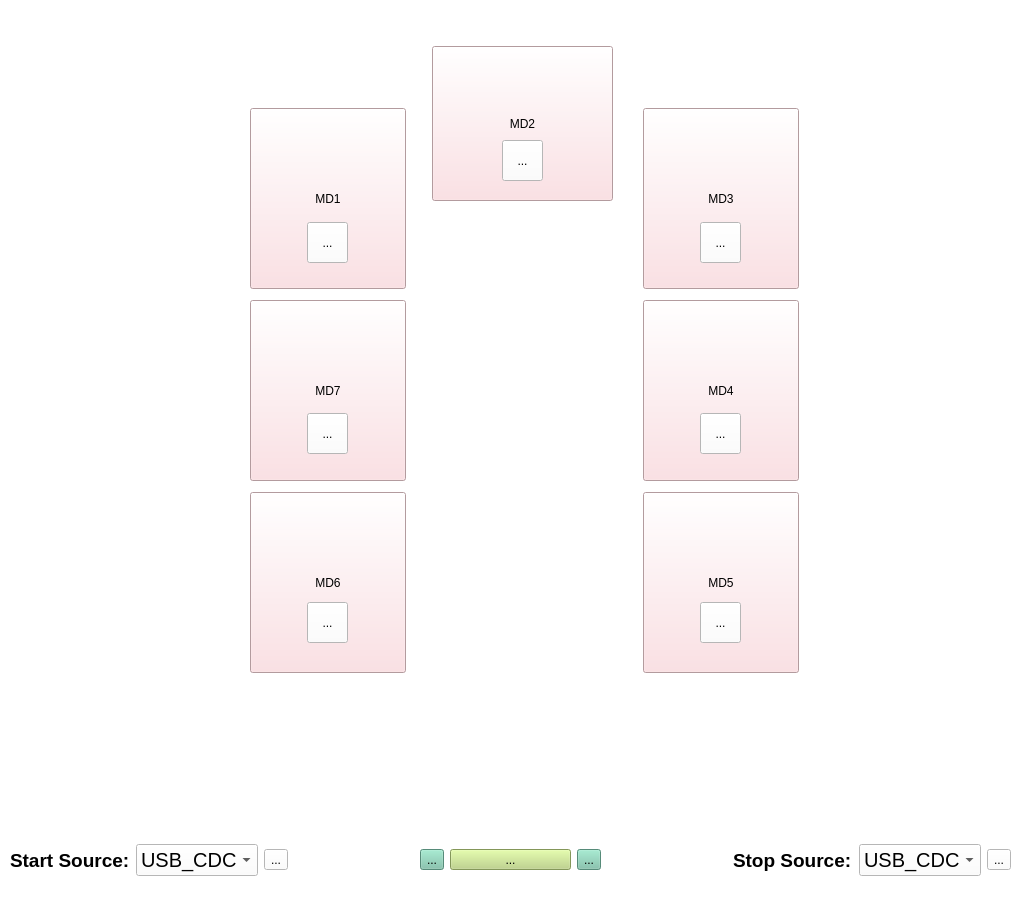
<?xml version="1.0" encoding="UTF-8"?>
<ui version="4.0">
 <class>MainWindowV3</class>
 <widget class="QWidget" name="MainWindowV3">
  <property name="geometry">
   <rect>
    <x>0</x>
    <y>0</y>
    <width>1027</width>
    <height>898</height>
   </rect>
  </property>
  <property name="palette">
   <palette>
    <active>
     <colorrole role="WindowText">
      <brush brushstyle="SolidPattern">
       <color alpha="255">
        <red>0</red>
        <green>0</green>
        <blue>0</blue>
       </color>
      </brush>
     </colorrole>
     <colorrole role="Button">
      <brush brushstyle="SolidPattern">
       <color alpha="255">
        <red>255</red>
        <green>255</green>
        <blue>255</blue>
       </color>
      </brush>
     </colorrole>
     <colorrole role="Light">
      <brush brushstyle="SolidPattern">
       <color alpha="255">
        <red>219</red>
        <green>250</green>
        <blue>147</blue>
       </color>
      </brush>
     </colorrole>
     <colorrole role="Midlight">
      <brush brushstyle="SolidPattern">
       <color alpha="255">
        <red>202</red>
        <green>230</green>
        <blue>135</blue>
       </color>
      </brush>
     </colorrole>
     <colorrole role="Dark">
      <brush brushstyle="SolidPattern">
       <color alpha="255">
        <red>127</red>
        <green>166</green>
        <blue>53</blue>
       </color>
      </brush>
     </colorrole>
     <colorrole role="Mid">
      <brush brushstyle="SolidPattern">
       <color alpha="255">
        <red>185</red>
        <green>212</green>
        <blue>125</blue>
       </color>
      </brush>
     </colorrole>
     <colorrole role="Text">
      <brush brushstyle="SolidPattern">
       <color alpha="255">
        <red>0</red>
        <green>0</green>
        <blue>0</blue>
       </color>
      </brush>
     </colorrole>
     <colorrole role="BrightText">
      <brush brushstyle="SolidPattern">
       <color alpha="255">
        <red>255</red>
        <green>255</green>
        <blue>255</blue>
       </color>
      </brush>
     </colorrole>
     <colorrole role="ButtonText">
      <brush brushstyle="SolidPattern">
       <color alpha="255">
        <red>0</red>
        <green>0</green>
        <blue>0</blue>
       </color>
      </brush>
     </colorrole>
     <colorrole role="Base">
      <brush brushstyle="SolidPattern">
       <color alpha="255">
        <red>255</red>
        <green>255</green>
        <blue>255</blue>
       </color>
      </brush>
     </colorrole>
     <colorrole role="Window">
      <brush brushstyle="SolidPattern">
       <color alpha="255">
        <red>255</red>
        <green>255</green>
        <blue>255</blue>
       </color>
      </brush>
     </colorrole>
     <colorrole role="Shadow">
      <brush brushstyle="SolidPattern">
       <color alpha="255">
        <red>0</red>
        <green>0</green>
        <blue>0</blue>
       </color>
      </brush>
     </colorrole>
     <colorrole role="Highlight">
      <brush brushstyle="SolidPattern">
       <color alpha="255">
        <red>0</red>
        <green>145</green>
        <blue>113</blue>
       </color>
      </brush>
     </colorrole>
     <colorrole role="Link">
      <brush brushstyle="SolidPattern">
       <color alpha="255">
        <red>3</red>
        <green>147</green>
        <blue>164</blue>
       </color>
      </brush>
     </colorrole>
     <colorrole role="AlternateBase">
      <brush brushstyle="SolidPattern">
       <color alpha="255">
        <red>220</red>
        <green>233</green>
        <blue>190</blue>
       </color>
      </brush>
     </colorrole>
     <colorrole role="ToolTipBase">
      <brush brushstyle="SolidPattern">
       <color alpha="255">
        <red>255</red>
        <green>255</green>
        <blue>220</blue>
       </color>
      </brush>
     </colorrole>
     <colorrole role="ToolTipText">
      <brush brushstyle="SolidPattern">
       <color alpha="255">
        <red>0</red>
        <green>0</green>
        <blue>0</blue>
       </color>
      </brush>
     </colorrole>
     <colorrole role="PlaceholderText">
      <brush brushstyle="SolidPattern">
       <color alpha="128">
        <red>0</red>
        <green>0</green>
        <blue>0</blue>
       </color>
      </brush>
     </colorrole>
    </active>
    <inactive>
     <colorrole role="WindowText">
      <brush brushstyle="SolidPattern">
       <color alpha="255">
        <red>0</red>
        <green>0</green>
        <blue>0</blue>
       </color>
      </brush>
     </colorrole>
     <colorrole role="Button">
      <brush brushstyle="SolidPattern">
       <color alpha="255">
        <red>255</red>
        <green>255</green>
        <blue>255</blue>
       </color>
      </brush>
     </colorrole>
     <colorrole role="Light">
      <brush brushstyle="SolidPattern">
       <color alpha="255">
        <red>219</red>
        <green>250</green>
        <blue>147</blue>
       </color>
      </brush>
     </colorrole>
     <colorrole role="Midlight">
      <brush brushstyle="SolidPattern">
       <color alpha="255">
        <red>202</red>
        <green>230</green>
        <blue>135</blue>
       </color>
      </brush>
     </colorrole>
     <colorrole role="Dark">
      <brush brushstyle="SolidPattern">
       <color alpha="255">
        <red>127</red>
        <green>166</green>
        <blue>53</blue>
       </color>
      </brush>
     </colorrole>
     <colorrole role="Mid">
      <brush brushstyle="SolidPattern">
       <color alpha="255">
        <red>185</red>
        <green>212</green>
        <blue>125</blue>
       </color>
      </brush>
     </colorrole>
     <colorrole role="Text">
      <brush brushstyle="SolidPattern">
       <color alpha="255">
        <red>0</red>
        <green>0</green>
        <blue>0</blue>
       </color>
      </brush>
     </colorrole>
     <colorrole role="BrightText">
      <brush brushstyle="SolidPattern">
       <color alpha="255">
        <red>255</red>
        <green>255</green>
        <blue>255</blue>
       </color>
      </brush>
     </colorrole>
     <colorrole role="ButtonText">
      <brush brushstyle="SolidPattern">
       <color alpha="255">
        <red>0</red>
        <green>0</green>
        <blue>0</blue>
       </color>
      </brush>
     </colorrole>
     <colorrole role="Base">
      <brush brushstyle="SolidPattern">
       <color alpha="255">
        <red>255</red>
        <green>255</green>
        <blue>255</blue>
       </color>
      </brush>
     </colorrole>
     <colorrole role="Window">
      <brush brushstyle="SolidPattern">
       <color alpha="255">
        <red>255</red>
        <green>255</green>
        <blue>255</blue>
       </color>
      </brush>
     </colorrole>
     <colorrole role="Shadow">
      <brush brushstyle="SolidPattern">
       <color alpha="255">
        <red>0</red>
        <green>0</green>
        <blue>0</blue>
       </color>
      </brush>
     </colorrole>
     <colorrole role="Highlight">
      <brush brushstyle="SolidPattern">
       <color alpha="255">
        <red>0</red>
        <green>145</green>
        <blue>113</blue>
       </color>
      </brush>
     </colorrole>
     <colorrole role="Link">
      <brush brushstyle="SolidPattern">
       <color alpha="255">
        <red>3</red>
        <green>147</green>
        <blue>164</blue>
       </color>
      </brush>
     </colorrole>
     <colorrole role="AlternateBase">
      <brush brushstyle="SolidPattern">
       <color alpha="255">
        <red>220</red>
        <green>233</green>
        <blue>190</blue>
       </color>
      </brush>
     </colorrole>
     <colorrole role="ToolTipBase">
      <brush brushstyle="SolidPattern">
       <color alpha="255">
        <red>255</red>
        <green>255</green>
        <blue>220</blue>
       </color>
      </brush>
     </colorrole>
     <colorrole role="ToolTipText">
      <brush brushstyle="SolidPattern">
       <color alpha="255">
        <red>0</red>
        <green>0</green>
        <blue>0</blue>
       </color>
      </brush>
     </colorrole>
     <colorrole role="PlaceholderText">
      <brush brushstyle="SolidPattern">
       <color alpha="128">
        <red>0</red>
        <green>0</green>
        <blue>0</blue>
       </color>
      </brush>
     </colorrole>
    </inactive>
    <disabled>
     <colorrole role="WindowText">
      <brush brushstyle="SolidPattern">
       <color alpha="255">
        <red>127</red>
        <green>166</green>
        <blue>53</blue>
       </color>
      </brush>
     </colorrole>
     <colorrole role="Button">
      <brush brushstyle="SolidPattern">
       <color alpha="255">
        <red>255</red>
        <green>255</green>
        <blue>255</blue>
       </color>
      </brush>
     </colorrole>
     <colorrole role="Light">
      <brush brushstyle="SolidPattern">
       <color alpha="255">
        <red>219</red>
        <green>250</green>
        <blue>147</blue>
       </color>
      </brush>
     </colorrole>
     <colorrole role="Midlight">
      <brush brushstyle="SolidPattern">
       <color alpha="255">
        <red>202</red>
        <green>230</green>
        <blue>135</blue>
       </color>
      </brush>
     </colorrole>
     <colorrole role="Dark">
      <brush brushstyle="SolidPattern">
       <color alpha="255">
        <red>127</red>
        <green>166</green>
        <blue>53</blue>
       </color>
      </brush>
     </colorrole>
     <colorrole role="Mid">
      <brush brushstyle="SolidPattern">
       <color alpha="255">
        <red>185</red>
        <green>212</green>
        <blue>125</blue>
       </color>
      </brush>
     </colorrole>
     <colorrole role="Text">
      <brush brushstyle="SolidPattern">
       <color alpha="255">
        <red>127</red>
        <green>166</green>
        <blue>53</blue>
       </color>
      </brush>
     </colorrole>
     <colorrole role="BrightText">
      <brush brushstyle="SolidPattern">
       <color alpha="255">
        <red>255</red>
        <green>255</green>
        <blue>255</blue>
       </color>
      </brush>
     </colorrole>
     <colorrole role="ButtonText">
      <brush brushstyle="SolidPattern">
       <color alpha="255">
        <red>127</red>
        <green>166</green>
        <blue>53</blue>
       </color>
      </brush>
     </colorrole>
     <colorrole role="Base">
      <brush brushstyle="SolidPattern">
       <color alpha="255">
        <red>255</red>
        <green>255</green>
        <blue>255</blue>
       </color>
      </brush>
     </colorrole>
     <colorrole role="Window">
      <brush brushstyle="SolidPattern">
       <color alpha="255">
        <red>255</red>
        <green>255</green>
        <blue>255</blue>
       </color>
      </brush>
     </colorrole>
     <colorrole role="Shadow">
      <brush brushstyle="SolidPattern">
       <color alpha="255">
        <red>0</red>
        <green>0</green>
        <blue>0</blue>
       </color>
      </brush>
     </colorrole>
     <colorrole role="Highlight">
      <brush brushstyle="SolidPattern">
       <color alpha="255">
        <red>227</red>
        <green>229</green>
        <blue>231</blue>
       </color>
      </brush>
     </colorrole>
     <colorrole role="Link">
      <brush brushstyle="SolidPattern">
       <color alpha="255">
        <red>3</red>
        <green>147</green>
        <blue>164</blue>
       </color>
      </brush>
     </colorrole>
     <colorrole role="AlternateBase">
      <brush brushstyle="SolidPattern">
       <color alpha="255">
        <red>185</red>
        <green>212</green>
        <blue>125</blue>
       </color>
      </brush>
     </colorrole>
     <colorrole role="ToolTipBase">
      <brush brushstyle="SolidPattern">
       <color alpha="255">
        <red>255</red>
        <green>255</green>
        <blue>220</blue>
       </color>
      </brush>
     </colorrole>
     <colorrole role="ToolTipText">
      <brush brushstyle="SolidPattern">
       <color alpha="255">
        <red>0</red>
        <green>0</green>
        <blue>0</blue>
       </color>
      </brush>
     </colorrole>
     <colorrole role="PlaceholderText">
      <brush brushstyle="SolidPattern">
       <color alpha="128">
        <red>0</red>
        <green>0</green>
        <blue>0</blue>
       </color>
      </brush>
     </colorrole>
    </disabled>
   </palette>
  </property>
  <property name="windowTitle">
   <string>Configuration Window</string>
  </property>
  <property name="autoFillBackground">
   <bool>false</bool>
  </property>
  <property name="styleSheet">
   <string notr="true">background-color: rgb(255, 255, 255);
</string>
  </property>
  <widget class="QLabel" name="board_connections">
   <property name="geometry">
    <rect>
     <x>240</x>
     <y>30</y>
     <width>587</width>
     <height>771</height>
    </rect>
   </property>
   <property name="text">
    <string/>
   </property>
   <property name="pixmap">
    <pixmap resource="resources.qrc">:/icons/SyncBoard_PCB_V3_resized.png</pixmap>
   </property>
  </widget>
  <widget class="QToolButton" name="md1_button">
   <property name="geometry">
    <rect>
     <x>250</x>
     <y>108</y>
     <width>156</width>
     <height>181</height>
    </rect>
   </property>
   <property name="styleSheet">
    <string notr="true">background-color: rgb(251, 217, 221)</string>
   </property>
   <property name="text">
    <string>MD1</string>
   </property>
  </widget>
  <widget class="QToolButton" name="md2_button">
   <property name="geometry">
    <rect>
     <x>432</x>
     <y>46</y>
     <width>181</width>
     <height>155</height>
    </rect>
   </property>
   <property name="styleSheet">
    <string notr="true">background-color: rgb(251, 217, 221)</string>
   </property>
   <property name="text">
    <string>MD2</string>
   </property>
  </widget>
  <widget class="QToolButton" name="md3_button">
   <property name="geometry">
    <rect>
     <x>643</x>
     <y>108</y>
     <width>156</width>
     <height>181</height>
    </rect>
   </property>
   <property name="styleSheet">
    <string notr="true">background-color: rgb(251, 217, 221)</string>
   </property>
   <property name="text">
    <string>MD3</string>
   </property>
  </widget>
  <widget class="QToolButton" name="md4_button">
   <property name="geometry">
    <rect>
     <x>643</x>
     <y>300</y>
     <width>156</width>
     <height>181</height>
    </rect>
   </property>
   <property name="styleSheet">
    <string notr="true">background-color: rgb(251, 217, 221)</string>
   </property>
   <property name="text">
    <string>MD4</string>
   </property>
  </widget>
  <widget class="QToolButton" name="md7_button">
   <property name="geometry">
    <rect>
     <x>250</x>
     <y>300</y>
     <width>156</width>
     <height>181</height>
    </rect>
   </property>
   <property name="styleSheet">
    <string notr="true">background-color: rgb(251, 217, 221)</string>
   </property>
   <property name="text">
    <string>MD7</string>
   </property>
  </widget>
  <widget class="QToolButton" name="md6_button">
   <property name="geometry">
    <rect>
     <x>250</x>
     <y>492</y>
     <width>156</width>
     <height>181</height>
    </rect>
   </property>
   <property name="styleSheet">
    <string notr="true">background-color: rgb(251, 217, 221)</string>
   </property>
   <property name="text">
    <string>MD6</string>
   </property>
  </widget>
  <widget class="QToolButton" name="md5_button">
   <property name="geometry">
    <rect>
     <x>643</x>
     <y>492</y>
     <width>156</width>
     <height>181</height>
    </rect>
   </property>
   <property name="styleSheet">
    <string notr="true">background-color: rgb(251, 217, 221)</string>
   </property>
   <property name="text">
    <string>MD5</string>
   </property>
  </widget>
  <widget class="QToolButton" name="md1_settings">
   <property name="geometry">
    <rect>
     <x>307</x>
     <y>222</y>
     <width>41</width>
     <height>41</height>
    </rect>
   </property>
   <property name="text">
    <string>...</string>
   </property>
   <property name="icon">
    <iconset resource="resources.qrc">
     <normaloff>:/icons/settings.png</normaloff>:/icons/settings.png</iconset>
   </property>
   <property name="iconSize">
    <size>
     <width>30</width>
     <height>30</height>
    </size>
   </property>
  </widget>
  <widget class="QToolButton" name="md2_settings">
   <property name="geometry">
    <rect>
     <x>502</x>
     <y>140</y>
     <width>41</width>
     <height>41</height>
    </rect>
   </property>
   <property name="text">
    <string>...</string>
   </property>
   <property name="icon">
    <iconset resource="resources.qrc">
     <normaloff>:/icons/settings.png</normaloff>:/icons/settings.png</iconset>
   </property>
   <property name="iconSize">
    <size>
     <width>30</width>
     <height>30</height>
    </size>
   </property>
  </widget>
  <widget class="QToolButton" name="md3_settings">
   <property name="geometry">
    <rect>
     <x>700</x>
     <y>222</y>
     <width>41</width>
     <height>41</height>
    </rect>
   </property>
   <property name="text">
    <string>...</string>
   </property>
   <property name="icon">
    <iconset resource="resources.qrc">
     <normaloff>:/icons/settings.png</normaloff>:/icons/settings.png</iconset>
   </property>
   <property name="iconSize">
    <size>
     <width>30</width>
     <height>30</height>
    </size>
   </property>
  </widget>
  <widget class="QToolButton" name="md4_settings">
   <property name="geometry">
    <rect>
     <x>700</x>
     <y>413</y>
     <width>41</width>
     <height>41</height>
    </rect>
   </property>
   <property name="text">
    <string>...</string>
   </property>
   <property name="icon">
    <iconset resource="resources.qrc">
     <normaloff>:/icons/settings.png</normaloff>:/icons/settings.png</iconset>
   </property>
   <property name="iconSize">
    <size>
     <width>30</width>
     <height>30</height>
    </size>
   </property>
  </widget>
  <widget class="QToolButton" name="md5_settings">
   <property name="geometry">
    <rect>
     <x>700</x>
     <y>602</y>
     <width>41</width>
     <height>41</height>
    </rect>
   </property>
   <property name="text">
    <string>...</string>
   </property>
   <property name="icon">
    <iconset resource="resources.qrc">
     <normaloff>:/icons/settings.png</normaloff>:/icons/settings.png</iconset>
   </property>
   <property name="iconSize">
    <size>
     <width>30</width>
     <height>30</height>
    </size>
   </property>
  </widget>
  <widget class="QToolButton" name="md6_settings">
   <property name="geometry">
    <rect>
     <x>307</x>
     <y>602</y>
     <width>41</width>
     <height>41</height>
    </rect>
   </property>
   <property name="text">
    <string>...</string>
   </property>
   <property name="icon">
    <iconset resource="resources.qrc">
     <normaloff>:/icons/settings.png</normaloff>:/icons/settings.png</iconset>
   </property>
   <property name="iconSize">
    <size>
     <width>30</width>
     <height>30</height>
    </size>
   </property>
  </widget>
  <widget class="QToolButton" name="md7_settings">
   <property name="geometry">
    <rect>
     <x>307</x>
     <y>413</y>
     <width>41</width>
     <height>41</height>
    </rect>
   </property>
   <property name="text">
    <string>...</string>
   </property>
   <property name="icon">
    <iconset resource="resources.qrc">
     <normaloff>:/icons/settings.png</normaloff>:/icons/settings.png</iconset>
   </property>
   <property name="iconSize">
    <size>
     <width>30</width>
     <height>30</height>
    </size>
   </property>
  </widget>
  <widget class="QWidget" name="layoutWidget">
   <property name="geometry">
    <rect>
     <x>10</x>
     <y>830</y>
     <width>1001</width>
     <height>61</height>
    </rect>
   </property>
   <layout class="QGridLayout" name="gridLayout">
    <item row="3" column="1">
     <widget class="QLabel" name="start_source_label_text">
      <property name="font">
       <font>
        <pointsize>14</pointsize>
        <weight>75</weight>
        <bold>true</bold>
       </font>
      </property>
      <property name="text">
       <string>Start Source:</string>
      </property>
      <property name="scaledContents">
       <bool>true</bool>
      </property>
     </widget>
    </item>
    <item row="3" column="16">
     <widget class="QToolButton" name="stop_settings">
      <property name="text">
       <string>...</string>
      </property>
      <property name="icon">
       <iconset resource="resources.qrc">
        <normaloff>:/icons/settings.png</normaloff>:/icons/settings.png</iconset>
      </property>
      <property name="iconSize">
       <size>
        <width>30</width>
        <height>30</height>
       </size>
      </property>
     </widget>
    </item>
    <item row="3" column="9">
     <widget class="QToolButton" name="config_export_button">
      <property name="toolTip">
       <string>&lt;html&gt;&lt;head/&gt;&lt;body&gt;&lt;p&gt;Save the current board configuration&lt;/p&gt;&lt;/body&gt;&lt;/html&gt;</string>
      </property>
      <property name="styleSheet">
       <string notr="true">background-color: rgb(121, 195, 169);</string>
      </property>
      <property name="text">
       <string>...</string>
      </property>
      <property name="icon">
       <iconset resource="resources.qrc">
        <normaloff>:/icons/export-config.png</normaloff>:/icons/export-config.png</iconset>
      </property>
      <property name="iconSize">
       <size>
        <width>30</width>
        <height>30</height>
       </size>
      </property>
     </widget>
    </item>
    <item row="3" column="10">
     <widget class="QLabel" name="stop_source_label_icon">
      <property name="text">
       <string/>
      </property>
      <property name="pixmap">
       <pixmap>../../../../../.designer/backup/icons/stop.svg</pixmap>
      </property>
      <property name="scaledContents">
       <bool>true</bool>
      </property>
     </widget>
    </item>
    <item row="3" column="15">
     <widget class="QComboBox" name="stop_source">
      <property name="font">
       <font>
        <pointsize>15</pointsize>
        <weight>50</weight>
        <bold>false</bold>
       </font>
      </property>
      <property name="toolTip">
       <string>&lt;html&gt;&lt;head/&gt;&lt;body&gt;&lt;p&gt;Configure how measurement will be stopped&lt;/p&gt;&lt;/body&gt;&lt;/html&gt;</string>
      </property>
      <property name="styleSheet">
       <string notr="true">selection-background-color: rgba(185, 212, 125, 100);
selection-color:rgb(0, 0, 0);</string>
      </property>
      <item>
       <property name="text">
        <string>USB_CDC</string>
       </property>
      </item>
      <item>
       <property name="text">
        <string>Button1</string>
       </property>
      </item>
      <item>
       <property name="text">
        <string>Button2</string>
       </property>
      </item>
      <item>
       <property name="text">
        <string>MD5</string>
       </property>
      </item>
      <item>
       <property name="text">
        <string>MD6</string>
       </property>
      </item>
     </widget>
    </item>
    <item row="3" column="5">
     <widget class="QToolButton" name="start_settings">
      <property name="text">
       <string>...</string>
      </property>
      <property name="icon">
       <iconset resource="resources.qrc">
        <normaloff>:/icons/settings.png</normaloff>:/icons/settings.png</iconset>
      </property>
      <property name="iconSize">
       <size>
        <width>30</width>
        <height>30</height>
       </size>
      </property>
     </widget>
    </item>
    <item row="3" column="8">
     <widget class="QToolButton" name="play_button">
      <property name="sizePolicy">
       <sizepolicy hsizetype="Preferred" vsizetype="Fixed">
        <horstretch>0</horstretch>
        <verstretch>0</verstretch>
       </sizepolicy>
      </property>
      <property name="toolTip">
       <string>&lt;html&gt;&lt;head/&gt;&lt;body&gt;&lt;p&gt;Start Measurement&lt;/p&gt;&lt;/body&gt;&lt;/html&gt;</string>
      </property>
      <property name="styleSheet">
       <string notr="true">background-color: rgb(185, 212, 125);</string>
      </property>
      <property name="text">
       <string>...</string>
      </property>
      <property name="icon">
       <iconset resource="resources.qrc">
        <normaloff>:/icons/start.png</normaloff>:/icons/start.png</iconset>
      </property>
      <property name="iconSize">
       <size>
        <width>40</width>
        <height>40</height>
       </size>
      </property>
     </widget>
    </item>
    <item row="3" column="4">
     <widget class="QComboBox" name="start_source">
      <property name="palette">
       <palette>
        <active>
         <colorrole role="Button">
          <brush brushstyle="SolidPattern">
           <color alpha="255">
            <red>255</red>
            <green>255</green>
            <blue>255</blue>
           </color>
          </brush>
         </colorrole>
         <colorrole role="Base">
          <brush brushstyle="SolidPattern">
           <color alpha="255">
            <red>255</red>
            <green>255</green>
            <blue>255</blue>
           </color>
          </brush>
         </colorrole>
         <colorrole role="Window">
          <brush brushstyle="SolidPattern">
           <color alpha="255">
            <red>255</red>
            <green>255</green>
            <blue>255</blue>
           </color>
          </brush>
         </colorrole>
         <colorrole role="Highlight">
          <brush brushstyle="SolidPattern">
           <color alpha="100">
            <red>185</red>
            <green>212</green>
            <blue>125</blue>
           </color>
          </brush>
         </colorrole>
         <colorrole role="HighlightedText">
          <brush brushstyle="SolidPattern">
           <color alpha="255">
            <red>0</red>
            <green>0</green>
            <blue>0</blue>
           </color>
          </brush>
         </colorrole>
        </active>
        <inactive>
         <colorrole role="Button">
          <brush brushstyle="SolidPattern">
           <color alpha="255">
            <red>255</red>
            <green>255</green>
            <blue>255</blue>
           </color>
          </brush>
         </colorrole>
         <colorrole role="Base">
          <brush brushstyle="SolidPattern">
           <color alpha="255">
            <red>255</red>
            <green>255</green>
            <blue>255</blue>
           </color>
          </brush>
         </colorrole>
         <colorrole role="Window">
          <brush brushstyle="SolidPattern">
           <color alpha="255">
            <red>255</red>
            <green>255</green>
            <blue>255</blue>
           </color>
          </brush>
         </colorrole>
         <colorrole role="Highlight">
          <brush brushstyle="SolidPattern">
           <color alpha="100">
            <red>185</red>
            <green>212</green>
            <blue>125</blue>
           </color>
          </brush>
         </colorrole>
         <colorrole role="HighlightedText">
          <brush brushstyle="SolidPattern">
           <color alpha="255">
            <red>0</red>
            <green>0</green>
            <blue>0</blue>
           </color>
          </brush>
         </colorrole>
        </inactive>
        <disabled>
         <colorrole role="Button">
          <brush brushstyle="SolidPattern">
           <color alpha="255">
            <red>255</red>
            <green>255</green>
            <blue>255</blue>
           </color>
          </brush>
         </colorrole>
         <colorrole role="Base">
          <brush brushstyle="SolidPattern">
           <color alpha="255">
            <red>255</red>
            <green>255</green>
            <blue>255</blue>
           </color>
          </brush>
         </colorrole>
         <colorrole role="Window">
          <brush brushstyle="SolidPattern">
           <color alpha="255">
            <red>255</red>
            <green>255</green>
            <blue>255</blue>
           </color>
          </brush>
         </colorrole>
         <colorrole role="Highlight">
          <brush brushstyle="SolidPattern">
           <color alpha="100">
            <red>185</red>
            <green>212</green>
            <blue>125</blue>
           </color>
          </brush>
         </colorrole>
         <colorrole role="HighlightedText">
          <brush brushstyle="SolidPattern">
           <color alpha="255">
            <red>0</red>
            <green>0</green>
            <blue>0</blue>
           </color>
          </brush>
         </colorrole>
        </disabled>
       </palette>
      </property>
      <property name="font">
       <font>
        <pointsize>15</pointsize>
        <weight>50</weight>
        <bold>false</bold>
       </font>
      </property>
      <property name="toolTip">
       <string>&lt;html&gt;&lt;head/&gt;&lt;body&gt;&lt;p&gt;Configure how measurement will be started&lt;/p&gt;&lt;/body&gt;&lt;/html&gt;</string>
      </property>
      <property name="styleSheet">
       <string notr="true">selection-background-color: rgba(185, 212, 125, 100);
selection-color:rgb(0, 0, 0);</string>
      </property>
      <item>
       <property name="text">
        <string>USB_CDC</string>
       </property>
      </item>
      <item>
       <property name="text">
        <string>Button1</string>
       </property>
      </item>
      <item>
       <property name="text">
        <string>Button2</string>
       </property>
      </item>
      <item>
       <property name="text">
        <string>MD5</string>
       </property>
      </item>
      <item>
       <property name="text">
        <string>MD6</string>
       </property>
      </item>
     </widget>
    </item>
    <item row="3" column="6">
     <widget class="QLabel" name="start_source_label_icon">
      <property name="text">
       <string/>
      </property>
      <property name="pixmap">
       <pixmap>../../../../../.designer/backup/icons/start.svg</pixmap>
      </property>
      <property name="scaledContents">
       <bool>true</bool>
      </property>
     </widget>
    </item>
    <item row="3" column="12">
     <widget class="QLabel" name="stop_source_label_text">
      <property name="font">
       <font>
        <pointsize>14</pointsize>
        <weight>75</weight>
        <bold>true</bold>
       </font>
      </property>
      <property name="text">
       <string>Stop Source:</string>
      </property>
      <property name="scaledContents">
       <bool>true</bool>
      </property>
     </widget>
    </item>
    <item row="3" column="7">
     <widget class="QToolButton" name="config_import_button">
      <property name="toolTip">
       <string>&lt;html&gt;&lt;head/&gt;&lt;body&gt;&lt;p&gt;Import board configuration from file&lt;/p&gt;&lt;/body&gt;&lt;/html&gt;</string>
      </property>
      <property name="styleSheet">
       <string notr="true">background-color: rgb(121, 195, 169);</string>
      </property>
      <property name="text">
       <string>...</string>
      </property>
      <property name="icon">
       <iconset resource="resources.qrc">
        <normaloff>:/icons/import-config.png</normaloff>:/icons/import-config.png</iconset>
      </property>
      <property name="iconSize">
       <size>
        <width>30</width>
        <height>30</height>
       </size>
      </property>
     </widget>
    </item>
   </layout>
  </widget>
  <widget class="QLabel" name="status_led_label">
   <property name="geometry">
    <rect>
     <x>520</x>
     <y>425</y>
     <width>16</width>
     <height>16</height>
    </rect>
   </property>
   <property name="styleSheet">
    <string notr="true">background-color: rgba(255, 255, 255, 0);
color: rgba(255, 255, 255, 0);</string>
   </property>
   <property name="frameShape">
    <enum>QFrame::WinPanel</enum>
   </property>
  </widget>
 </widget>
 <tabstops>
  <tabstop>config_import_button</tabstop>
  <tabstop>start_source</tabstop>
  <tabstop>stop_source</tabstop>
  <tabstop>md1_button</tabstop>
  <tabstop>md1_settings</tabstop>
  <tabstop>md2_button</tabstop>
  <tabstop>md2_settings</tabstop>
  <tabstop>md3_button</tabstop>
  <tabstop>md3_settings</tabstop>
  <tabstop>md4_button</tabstop>
  <tabstop>md4_settings</tabstop>
  <tabstop>md5_button</tabstop>
  <tabstop>md5_settings</tabstop>
  <tabstop>md6_button</tabstop>
  <tabstop>md6_settings</tabstop>
  <tabstop>md7_button</tabstop>
  <tabstop>md7_settings</tabstop>
  <tabstop>play_button</tabstop>
 </tabstops>
 <resources>
  <include location="resources.qrc"/>
 </resources>
 <connections/>
</ui>
